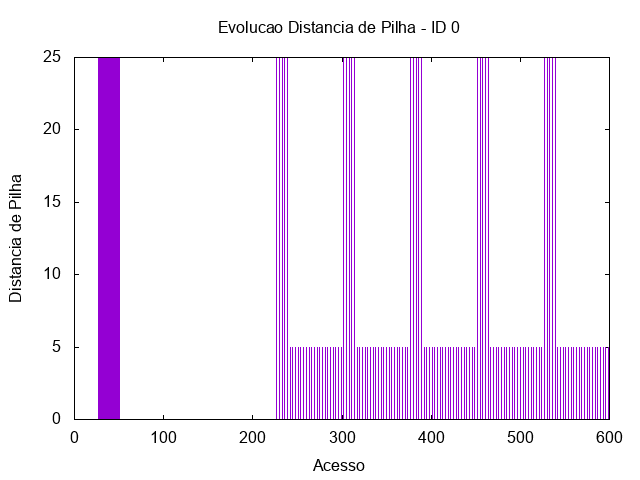

Write the gnuplot code that produced this figure.
set term png
set output "/tmp/out/mult-distp-0.png"
set title "Evolucao Distancia de Pilha - ID 0"
set xlabel "Acesso"
set ylabel "Distancia de Pilha"
plot "/tmp/out/mult-acesso-2-0.gpdat" u 2:5 w impulses t ""
